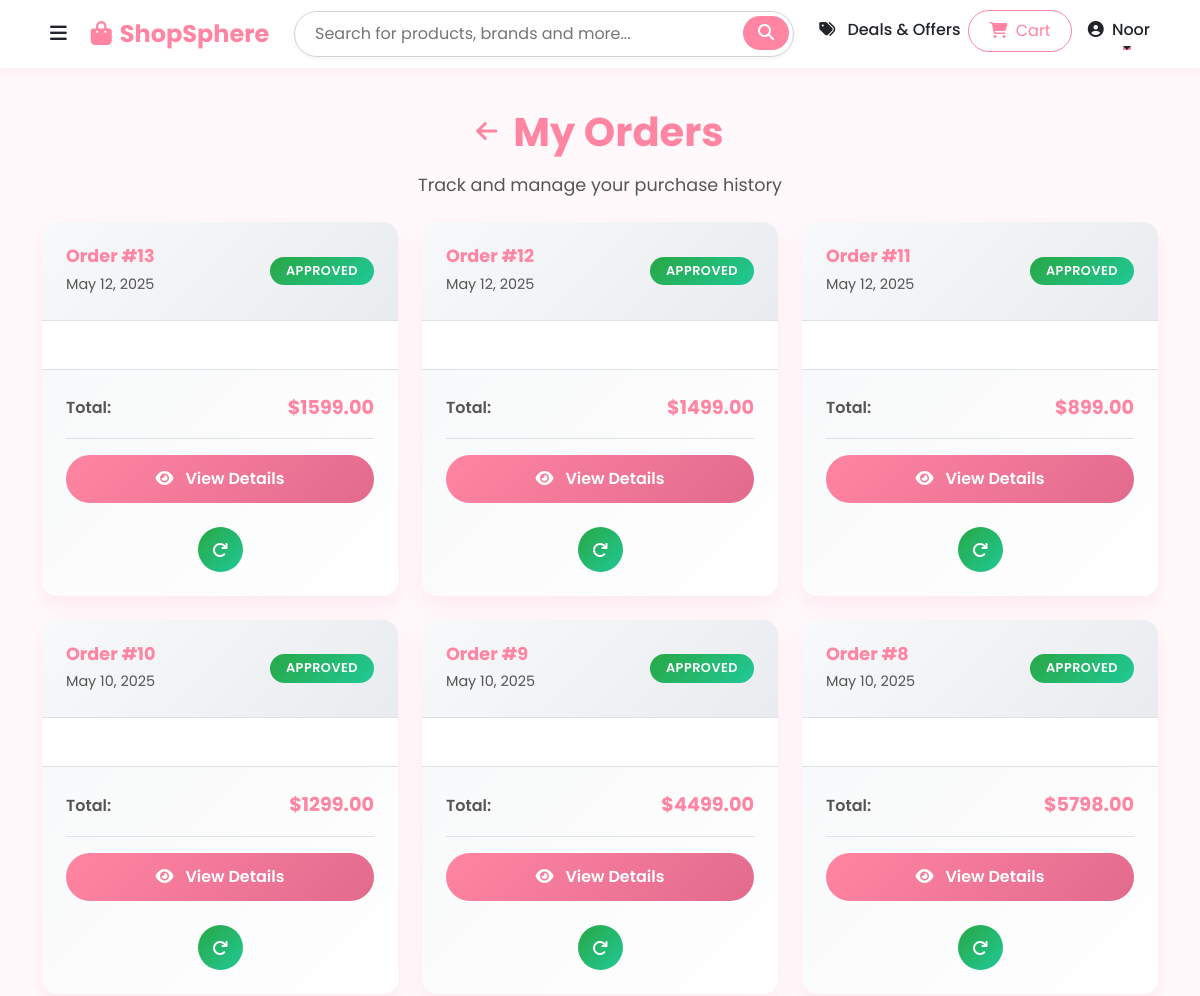
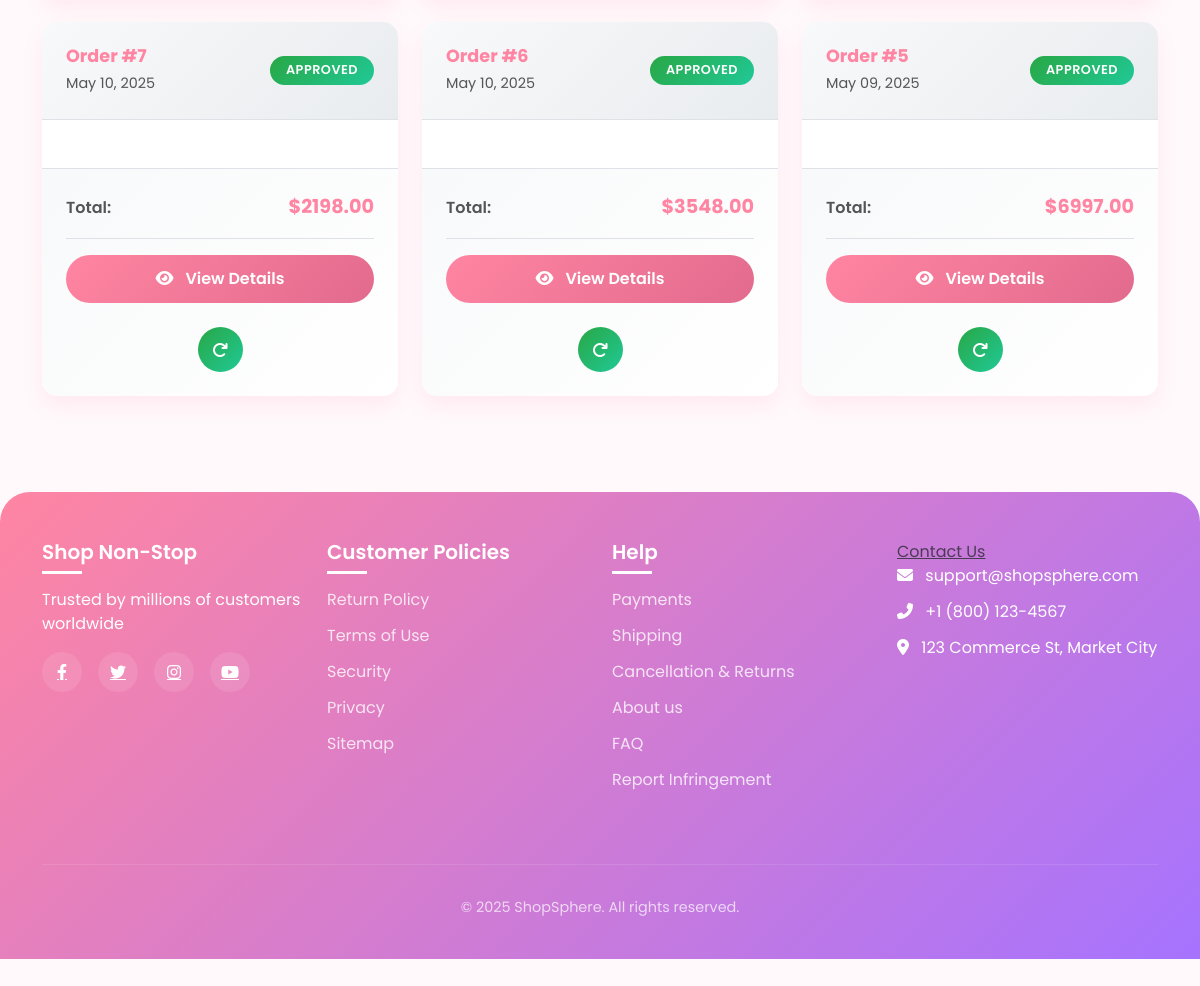
Screenshot of /orders/ (signed in) with the database file from the repository (2 pictures, top to bottom).
### store/models.py (models this page shows, shortened)
class Order(models.Model):
    STATUS_CHOICES = [
        ('Processing', 'Processing'),
        ('Shipped', 'Shipped'),
        ('Delivered', 'Delivered'),
        ('Cancelled', 'Cancelled'),
    ]
    APPROVAL_STATUS_CHOICES = [
        ('Pending', 'Pending'),
        ('Approved', 'Approved'),
        ('Rejected', 'Rejected'),
    ]
    user = models.ForeignKey(User, on_delete=models.CASCADE, related_name='orders')
    created_at = models.DateTimeField(auto_now_add=True)
    updated_at = models.DateTimeField(auto_now=True)
    total_price = models.DecimalField(max_digits=10, decimal_places=2)
    status = models.CharField(max_length=20, choices=STATUS_CHOICES, default='Processing')
    approval_status = models.CharField(max_length=10, choices=APPROVAL_STATUS_CHOICES, default='Pending')  # 👈 NEW FIELD

### store/views.py (the view)
# urls.py: path('orders/', views.order_view, name='orders'),
@login_required(login_url='login')
def order_view(request):
    orders = Order.objects.filter(user=request.user).prefetch_related('items__product').order_by('-created_at')
    return render(request, 'store/orders.html', {'orders': orders})

### store/templates/store/orders.html (shortened to what this page needs)
{% extends 'store/base.html' %}
{% load static %}
{% block content %}
<div class="container py-5">
    <div class="orders-header mb-4">
        <div class="d-flex align-items-center justify-content-center mb-3">
            <a href="{% url 'home' %}" class="back-link me-3">
                <i class="fas fa-arrow-left"></i>
            </a>
            <h2 class="orders-title mb-0">My Orders</h2>
        </div>
        <p class="orders-subtitle">Track and manage your purchase history</p>
    </div>
    {% if orders %}
    <div class="row g-4">
        {% for order in orders %}
        <div class="col-lg-6 col-xl-4">
            <div class="order-card">
                <div class="order-header">
                    <div class="d-flex justify-content-between align-items-center">
                        <div class="order-info">
                            <h6 class="order-id">Order #{{ order.id }}</h6>
                            <span class="order-date">{{ order.created_at|date:"M d, Y" }}</span>
                        </div>
                        <div class="order-status-container">
                            <span class="badge order-status-badge
                                {% if order.approval_status == 'Approved' %}status-approved
                                {% elif order.approval_status == 'Rejected' %}status-rejected
                                {% else %}status-pending{% endif %}">
                                {{ order.approval_status }}
                            </span>
                        </div>
                    </div>
                </div>
                <div class="order-items">
                </div>
                <div class="order-footer">
                    <div class="order-total">
                        <span class="total-label">Total:</span>
                        <span class="total-amount">${{ order.total_price }}</span>
                    </div>
                    <div class="order-actions">
                        <a href="{% url 'order_detail' order.id %}" class="btn btn-view-details">
                            <i class="fas fa-eye me-2"></i> View Details
                        </a>
                        <div class="action-buttons">
                            <button class="btn-order-action reorder-btn" title="Reorder">
                                <i class="fas fa-redo"></i>
                            </button>
                        </div>
                    </div>
                </div>
            </div>
        </div>
        {% endfor %}
    </div>
    {% endif %}
</div>
{% endblock %}

### store/templates/store/base.html (shortened to what this page needs)
{% load static %}
<!DOCTYPE html>
<html lang="en">
<head>
    <link href="https://cdn.jsdelivr.net/npm/bootstrap@5.3.3/dist/css/bootstrap.min.css" rel="stylesheet">
    <link href="https://cdn.jsdelivr.net/npm/bootstrap-icons@1.10.5/font/bootstrap-icons.css" rel="stylesheet">
    <link rel="stylesheet" href="https://cdnjs.cloudflare.com/ajax/libs/animate.css/4.1.1/animate.min.css" />
    <link href="https://cdn.jsdelivr.net/npm/bootstrap@5.3.0/dist/css/bootstrap.min.css" rel="stylesheet">
    <link rel="stylesheet" href="https://cdnjs.cloudflare.com/ajax/libs/font-awesome/6.4.0/css/all.min.css">
</head>
<body>
    <nav class="navbar navbar-expand-lg navbar-custom">
        <div class="container">
            <button class="sidebar-toggle me-3" id="sidebarToggle" type="button">
                <i class="fas fa-bars"></i>
            </button>
            <a class="navbar-brand" href="{% url 'home' %}">
                <i class="fas fa-shopping-bag me-2"></i>ShopSphere
            </a>
            <div class="collapse navbar-collapse" id="navbarContent">
                <form class="search-box mx-auto my-2 my-lg-0" role="search" method="GET" action="{% url 'search' %}">
                    <input type="search" name="q" placeholder="Search for products, brands and more..." required>
                    <button type="submit"><i class="fas fa-search"></i></button>
                </form>
                <ul class="navbar-nav ms-auto">
                    <div class="nav-item">
                        <li class="nav-item">
                            <a class="nav-link" href="{% url 'dealsandoffers:deals_list' %}">
                                <i class="fas fa-tags me-2"></i>
                                <span>Deals & Offers</span>
                            </a>
                        </li>
                        </div>
                    <li class="nav-item">
                        <a class="btn btn-cart me-2" href="{% url 'view_cart' %}">
                            <i class="fas fa-shopping-cart me-1"></i> Cart
                        </a>
                    </li>
                    {% if user.is_authenticated %}
                    <li class="nav-item dropdown">
                        <a class="nav-link dropdown-toggle" href="#" role="button" data-bs-toggle="dropdown"
                            aria-expanded="false">
                            <i class="fas fa-user-circle me-1"></i> {{ user.username }}
                        </a>
                    </li>
                    {% else %}
                    <li class="nav-item">
                        <a class="btn btn-login" href="{% url 'login' %}"><i class="fas fa-sign-in-alt me-1"></i>
                            Login</a>
                    </li>
                    {% endif %}
                </ul>
            </div>
        </div>
    </nav>
    <main>
        {% block content %}{% endblock %}
    </main>
    <footer class="footer">
        <div class="container">
            <div class="row">
                <div class="col-md-3 mb-4">
                    <h5>Shop Non-Stop</h5>
                    <p>Trusted by millions of customers worldwide</p>
                    <div class="social-icons">
                        <a href="#"><i class="fab fa-facebook-f"></i></a>
                        <a href="#"><i class="fab fa-twitter"></i></a>
                        <a href="#"><i class="fab fa-instagram"></i></a>
                        <a href="#"><i class="fab fa-youtube"></i></a>
                    </div>
                </div>
                <div class="col-md-3 mb-4">
                    <h5>Customer Policies</h5>
                    <ul class="footer-links">
                        <li><a href="#">Return Policy</a></li>
                        <li><a href="#">Terms of Use</a></li>
                        <li><a href="#">Security</a></li>
                        <li><a href="#">Privacy</a></li>
                        <li><a href="#">Sitemap</a></li>
                    </ul>
                </div>
                <div class="col-md-3 mb-4">
                    <h5>Help</h5>
                    <ul class="footer-links">
                        <li><a href="#">Payments</a></li>
                        <li><a href="#">Shipping</a></li>
                        <li><a href="#">Cancellation & Returns</a></li>
                        <li><a href="{%url 'about'%}">About us</a></li>
                        <li><a href="{%url 'faq'%}">FAQ</a></li>
                        <li><a href="#">Report Infringement</a></li>
                    </ul>
                </div>
                <div class="col-md-3 mb-4">
                    <a href="{% url 'contact' %}" class="text-muted">Contact Us</a>
                    <ul class="footer-links">
                        <li><i class="fas fa-envelope me-2"></i> support@shopsphere.com</li>
                        <li><i class="fas fa-phone-alt me-2"></i> +1 (800) 123-4567</li>
                        <li><i class="fas fa-map-marker-alt me-2"></i> 123 Commerce St, Market City</li>
                    </ul>
                </div>
            </div>
            <div class="copyright">
                <p>© 2025 ShopSphere. All rights reserved.</p>
            </div>
        </div>
    </footer>
</body>
</html>

### store/templates/store/base.html (style rules this page uses)
:root { --primary-color: #ff85a2; --primary-dark: #e26a8d; --accent-color: #a673ff; --accent-dark: #8e52e2; --light-gray: #f2f2f2; --medium-gray: #d3d3d3; --dark-gray: #555555; --text-color: #212529; --secondary-color: #fff9fb; --sidebar-width: 320px; --sidebar-overlay: rgba(0, 0, 0, 0.5); }
body { font-family: 'Poppins', sans-serif; background-color: var(--secondary-color); color: var(--text-color); padding-top: 60px; }
.nav-item { margin-bottom: 0.25rem; }
.sidebar-toggle { background: transparent; border: none; color: var(--text-color); font-size: 1.2rem; padding: 0.5rem; border-radius: 8px; transition: all 0.3s ease; position: relative; overflow: hidden; cursor: pointer; }
.sidebar-toggle i { transition: all 0.3s ease; }
.navbar-custom { background-color: white; box-shadow: 0 2px 10px rgba(255, 77, 121, 0.1); padding: 10px 0; position: fixed; top: 0; width: 100%; z-index: 1000; transition: all 0.3s ease; }
.navbar-brand { font-weight: 700; color: var(--primary-color) !important; font-size: 1.5rem; transition: all 0.3s ease; }
.search-box { position: relative; width: 100%; max-width: 500px; }
.search-box input { border-radius: 50px; border: 1px solid var(--medium-gray); padding: 10px 20px; width: 100%; transition: all 0.3s; box-shadow: 0 2px 5px rgba(0, 0, 0, 0.05); }
.search-box button { position: absolute; right: 5px; top: 5px; background-color: var(--primary-color); border: none; color: white; border-radius: 50px; padding: 5px 15px; transition: all 0.3s ease; }
.nav-link { color: var(--text-color); font-weight: 500; padding: 8px 15px; transition: all 0.3s; position: relative; }
.nav-link::after { content: ''; position: absolute; width: 0; height: 2px; bottom: 0; left: 50%; background-color: var(--primary-color); transition: all 0.3s ease; }
.btn-cart { background-color: white; color: var(--primary-color); border: 1px solid var(--primary-color); transition: all 0.3s; border-radius: 50px; padding: 8px 20px; }
.action-buttons { display: flex; gap: 8px; margin-top: 8px; }
.footer { background: linear-gradient(135deg, var(--primary-color) 0%, var(--accent-color) 100%); color: white; padding: 3rem 0 1.5rem; margin-top: 3rem; border-top-left-radius: 30px; border-top-right-radius: 30px; }
.footer h5 { color: white; font-weight: 600; margin-bottom: 1.5rem; position: relative; display: inline-block; }
.footer h5::after { content: ''; position: absolute; width: 40px; height: 3px; background-color: white; bottom: -10px; left: 0; }
.footer-links { list-style: none; padding: 0; }
.footer-links li { margin-bottom: 0.75rem; transition: all 0.3s; }
.footer-links a { color: rgba(255, 255, 255, 0.8); text-decoration: none; transition: color 0.3s; }
.social-icons { display: flex; gap: 1rem; margin-top: 1rem; }
.social-icons a { display: flex; align-items: center; justify-content: center; width: 40px; height: 40px; border-radius: 50%; background-color: rgba(255, 255, 255, 0.1); color: white; transition: all 0.3s; }
.copyright { text-align: center; padding-top: 2rem; margin-top: 2rem; border-top: 1px solid rgba(255, 255, 255, 0.1); color: rgba(255, 255, 255, 0.7); font-size: 0.9rem; }

### rows the page displays
Order: id "13", created_at "May 12, 2025", approval_status "APPROVED", total_price "1599.00"
Order: id "12", created_at "May 12, 2025", approval_status "APPROVED", total_price "1499.00"
Order: id "11", created_at "May 12, 2025", approval_status "APPROVED", total_price "899.00"
Order: id "10", created_at "May 10, 2025", approval_status "APPROVED", total_price "1299.00"
Order: id "9", created_at "May 10, 2025", approval_status "APPROVED", total_price "4499.00"
Order: id "8", created_at "May 10, 2025", approval_status "APPROVED", total_price "5798.00"
Order: id "7", created_at "May 10, 2025", approval_status "APPROVED", total_price "2198.00"
Order: id "6", created_at "May 10, 2025", approval_status "APPROVED", total_price "3548.00"
Order: id "5", created_at "May 09, 2025", approval_status "APPROVED", total_price "6997.00"

### other values shown
{{ user.username }} "Noor"
